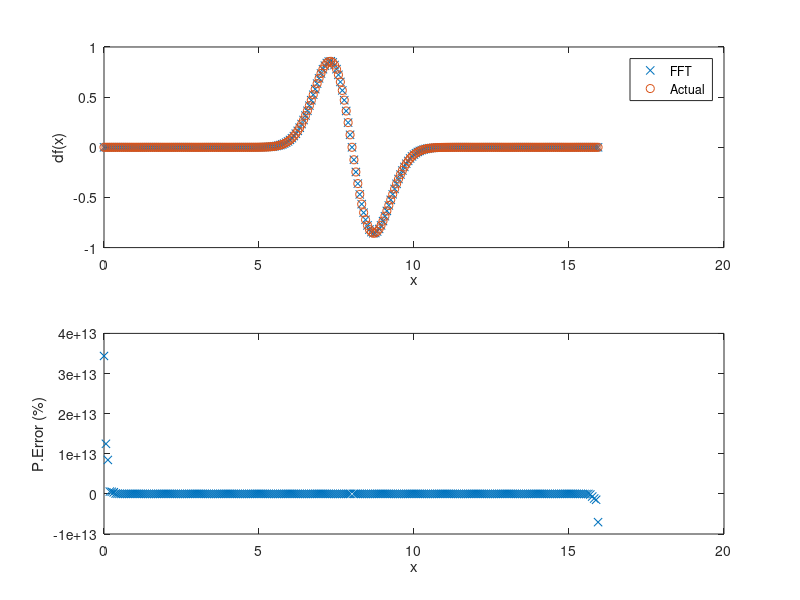

Source code (MATLAB):
clear all;clc;%clf;

L = 16;
N1 = [32;64;128;256];
m = 1;

for j = 4:4
        N = N1(j);
        x = linspace(0,L,N+1);
        x = x(1:N);
        n = 1-N/2:N/2;
        nhold = n(N/2+1:N);
        n(N/2+1:N) = n(1:N/2);
        n(1:N/2) = nhold;
        kn = 2*pi/L*n;

        x0 = L/2;
        fn = exp(-(x-x0).^2);
        fnd = 2*(x0-x).*fn;
        
        %fast fourier transform
        ffn = fft(fn)./N;
        orig = ffn;
        ffn_hold = ffn(N/2+1:N);
        ffn(N/2+1:N) = ffn(1:N/2);
        ffn(1:N/2) = ffn_hold;

        power = ffn.*ffn;
        
        %deriffiate fft
        ffnd = i*kn.*orig;
        df = real(ifft(ffnd).*N);
        
        Error = abs(df-fnd)./fnd.*100;
        hold on; 
        subplot(2,1,m); plot(x,df,'x',x,fnd,'o')
        legend('FFT','Actual')
        xlabel('x'); ylabel('df(x)');
        subplot(2,1,m+1); plot(x,Error,'x');
         xlabel('x'); ylabel('P.Error (%)');
        m = m+2;
end

%plot(x,df,'*',x,fnd,'o')